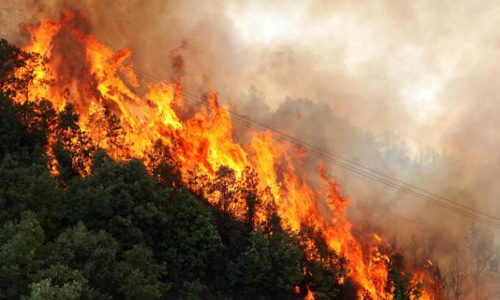
%> input picture Fire_detection/data/picture/1.jpg, 500 x 300 px; its folder holds only this picture in this run
$ octave RGB_distribution.m   (GNU Octave 9; MATLAB toolbox functions it lacks are replaced by stand-ins)
%> lines starting %> are read from the running program, lines starting %| are printed output that depends on the picture
%% 셕炬RGB롸좆롸꼈
RGBPixel_Dis = RGB_distribution_();

figure(1);
plot(RGBPixel_Dis.RPixel_Dis);
title('R롸좆롸꼈','FontSize',16);
axis([0,255,0,80000]);
xlabel('Red');
ylabel('Component-Value');
grid on

figure(2);
plot(RGBPixel_Dis.GPixel_Dis);
title('G롸좆롸꼈','FontSize',16);
axis([0,255,0,50000]);
xlabel('Green');
ylabel('Component-Value');
grid on

figure(3);
plot(RGBPixel_Dis.BPixel_Dis);
title('B롸좆롸꼈','FontSize',16);
axis([0,255,0,300000]);
xlabel('Blue');
ylabel('Component-Value');
grid on

%% 변鑒
function RGBPixel_Dis = RGB_distribution_()
flame_picture_Path='.\data\picture\';
files = dir([flame_picture_Path '*.jpg']);
K = size(files,1);
RPixel_Dis = 0 ;
GPixel_Dis = 0 ;
BPixel_Dis = 0 ;

for i =1:K
    temp=imread([flame_picture_Path files(i).name]);
%> temp is the input picture: size 300x500x3 uint8; mean R, G, B 155.5, 114.8, 81.3
    R=temp(:,:,1);
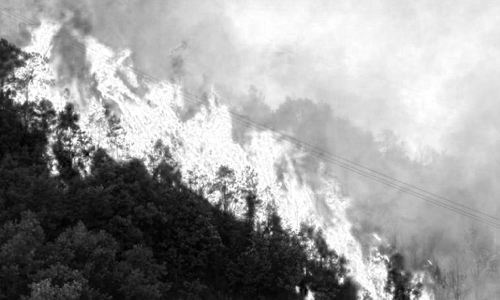
%> R: size 300x500 uint8; min 0, max 255, mean 155.5
    G=temp(:,:,2);
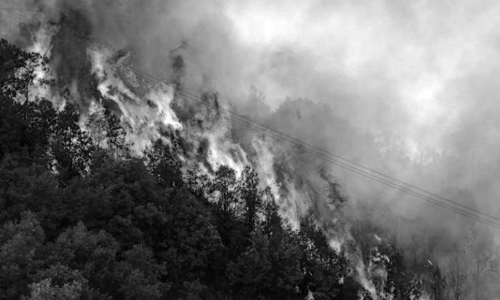
%> G: size 300x500 uint8; min 0, max 255, mean 114.8
    B=temp(:,:,3);
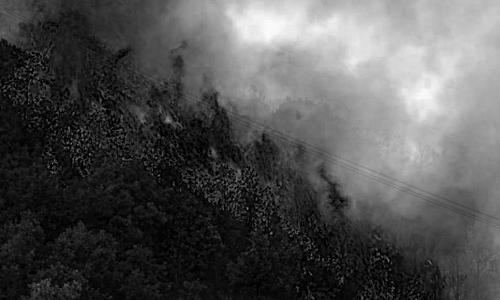
%> B: size 300x500 uint8; min 0, max 251, mean 81.3
    [counts,x] = imhist(R);
%> counts = 256 values, max 1899 at index 241, min 23 at index 1, mean 585.9; x = 256 values from 0 to 255
    RPixel_Dis = RPixel_Dis + counts ;
%> RPixel_Dis has the same summary as counts
    [counts,x] = imhist(G);
%> counts = 256 values, max 1395 at index 26, min 8 at index 1, mean 585.9
    GPixel_Dis = GPixel_Dis + counts;
%> GPixel_Dis has the same summary as counts
    [counts,x] = imhist(B);
%> counts = 256 values, max 2462 at index 14, min 0 at index 253, mean 585.9
    BPixel_Dis = BPixel_Dis + counts;
%> BPixel_Dis has the same summary as counts
end

RGBPixel_Dis.RPixel_Dis = RPixel_Dis;
%> RGBPixel_Dis.RPixel_Dis = 256 values, max 1899 at index 241, min 23 at index 1, mean 585.9
RGBPixel_Dis.GPixel_Dis = GPixel_Dis;
%> RGBPixel_Dis.GPixel_Dis = 256 values, max 1395 at index 26, min 8 at index 1, mean 585.9
RGBPixel_Dis.BPixel_Dis = BPixel_Dis ;
%> RGBPixel_Dis.BPixel_Dis has the same summary as counts
%> `grid on`:
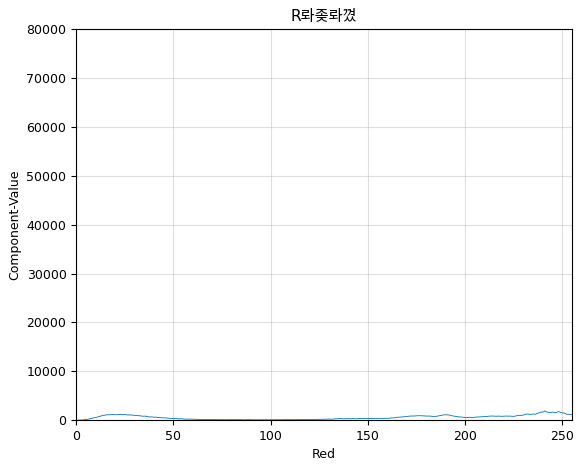
%> figure redrawn from the program's plot data; curve peaks at x = 241, y = 1899
%> `grid on`:
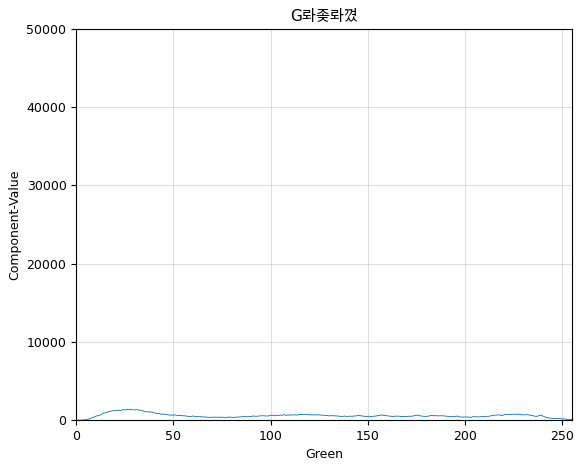
%> figure redrawn from the program's plot data; curve peaks at x = 26, y = 1395
%> `grid on`:
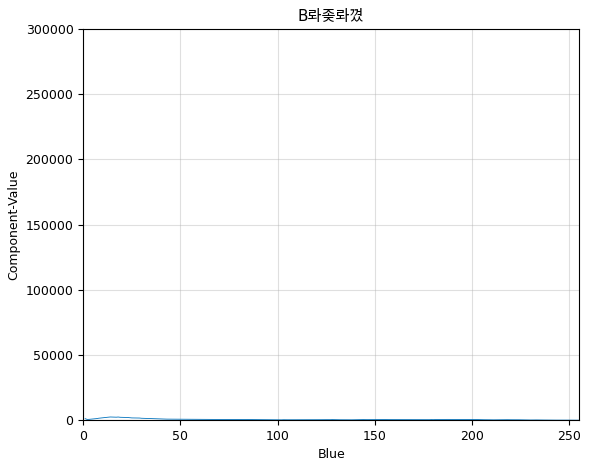
%> figure redrawn from the program's plot data; curve peaks at x = 14, y = 2462

end
